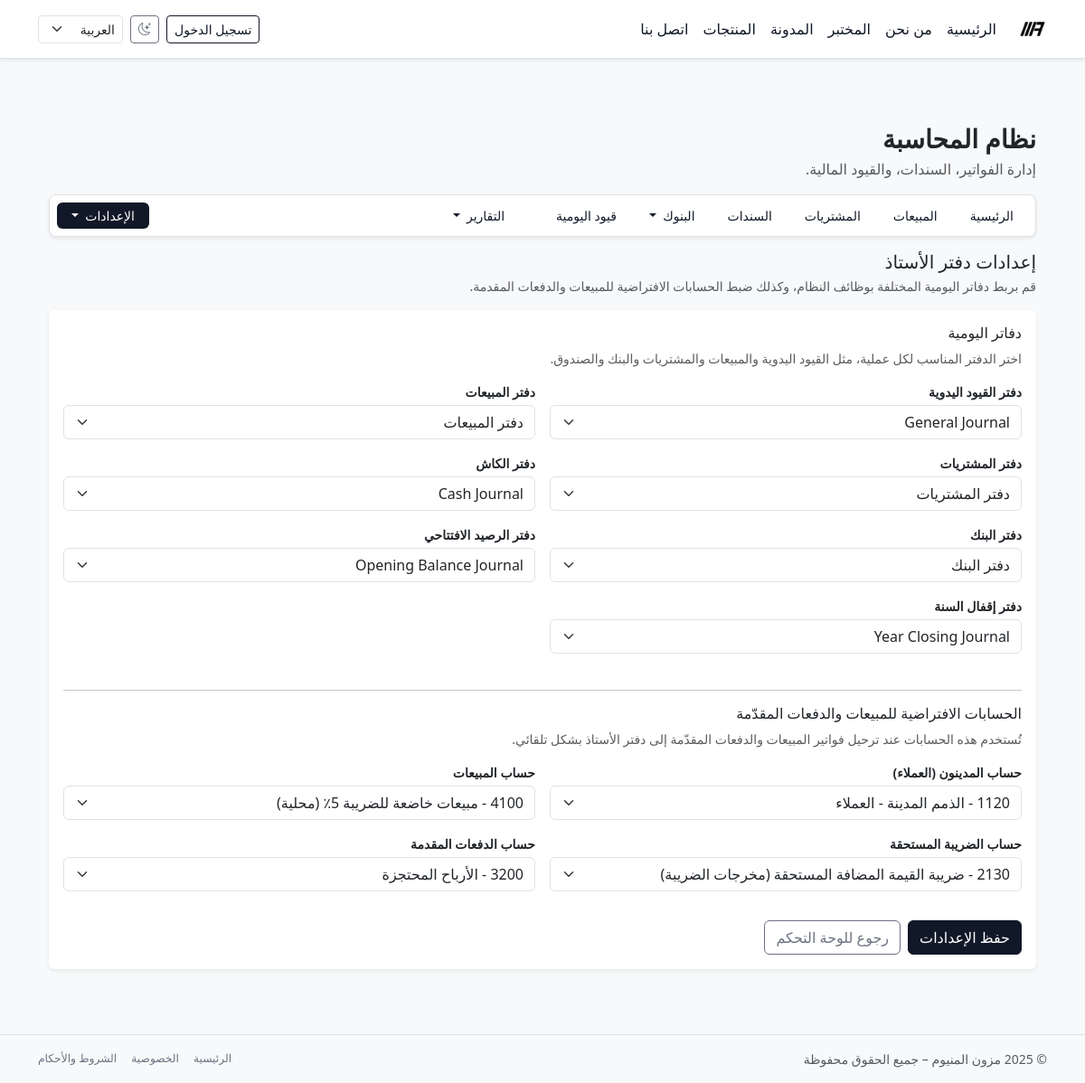
/ar/accounting/settings/journals/, run on the app's committed database.
### accounting/models.py (models this page shows)
class LedgerSettings(models.Model):
    default_manual_journal = models.ForeignKey(
        Journal,
        null=True,
        blank=True,
        on_delete=models.PROTECT,
        related_name="+",
        verbose_name=_("دفتر القيود اليدوية"),
    )
    sales_journal = models.ForeignKey(
        Journal,
        null=True,
        blank=True,
        on_delete=models.PROTECT,
        related_name="+",
        verbose_name=_("دفتر المبيعات"),
    )
    purchase_journal = models.ForeignKey(
        Journal,
        null=True,
        blank=True,
        on_delete=models.PROTECT,
        related_name="+",
        verbose_name=_("دفتر المشتريات"),
    )
    cash_journal = models.ForeignKey(
        Journal,
        null=True,
        blank=True,
        on_delete=models.PROTECT,
        related_name="+",
        verbose_name=_("دفتر الكاش"),
    )
    bank_journal = models.ForeignKey(
        Journal,
        null=True,
        blank=True,
        on_delete=models.PROTECT,
        related_name="+",
        verbose_name=_("دفتر البنك"),
    )
    opening_balance_journal = models.ForeignKey(
        Journal,
        null=True,
        blank=True,
        on_delete=models.PROTECT,
        related_name="+",
        verbose_name=_("دفتر الرصيد الافتتاحي"),
    )
    closing_journal = models.ForeignKey(
        Journal,
        null=True,
        blank=True,
        on_delete=models.PROTECT,
        related_name="+",
        verbose_name=_("دفتر إقفال السنة"),
    )
    sales_receivable_account = models.ForeignKey(
        Account,
        null=True,
        blank=True,
        on_delete=models.PROTECT,
        related_name="+",
        verbose_name=_("حساب المدينون (العملاء)"),
    )
    sales_revenue_0_account = models.ForeignKey(
        Account,
        null=True,
        blank=True,
        on_delete=models.PROTECT,
        related_name="+",
        verbose_name=_("حساب المبيعات"),
    )
    sales_vat_output_account = models.ForeignKey(
        Account,
        null=True,
        blank=True,
        on_delete=models.PROTECT,
        related_name="+",
        verbose_name=_("حساب الضريبة المستحقة"),
    )
    sales_advance_account = models.ForeignKey(
        Account,
        null=True,
        blank=True,
        on_delete=models.PROTECT,
        related_name="+",
        verbose_name=_("حساب الدفعات المقدمة"),
    )
    updated_at = models.DateTimeField(auto_now=True)
    class Meta:
        verbose_name = _("إعدادات الدفاتر")
        verbose_name_plural = _("إعدادات الدفاتر")
    @classmethod
    def get_solo(cls) -> "LedgerSettings":
        obj, _ = cls.objects.get_or_create(pk=1)
        return obj

class Journal(models.Model):
    class Type(models.TextChoices):
        GENERAL = "general", _("عام")
        CASH = "cash", _("كاش")
        BANK = "bank", _("بنك")
        SALES = "sales", _("مبيعات")
        PURCHASE = "purchase", _("مشتريات")
    code = models.CharField(
        max_length=20,
        unique=True,
        verbose_name=_("كود الدفتر"),
    )
    name = models.CharField(
        max_length=100,
        verbose_name=_("اسم الدفتر"),
    )
    type = models.CharField(
        max_length=20,
        choices=Type.choices,
        default=Type.GENERAL,
    )
    is_default = models.BooleanField(default=False)
    is_active = models.BooleanField(default=True)
    objects = JournalManager()
    class Meta:
        ordering = ["code"]
        verbose_name = _("دفتر يومية")
        verbose_name_plural = _("دفاتر اليومية")
    def __str__(self) -> str:
        return f"{self.name}"

### accounting/views.py (the view)
# urls.py: path("settings/journals/", views.ledger_settings_view, name="ledger_settings"),
def ledger_settings_view(request):
    settings = LedgerSettings.get_solo()
    if request.method == "POST":
        form = LedgerSettingsForm(request.POST, instance=settings)
        if form.is_valid():
            form.save()
            messages.success(request, _("تم حفظ إعدادات الدفاتر."))
            return redirect("accounting:ledger_settings")
    else:
        form = LedgerSettingsForm(instance=settings)
    return render(
        request,
        "accounting/settings/ledger_settings_form.html",
        {"form": form, "accounting_section": "settings"},
    )

### accounting/forms.py
class LedgerSettingsForm(BootstrapFormMixin, forms.ModelForm):
    class Meta:
        model = LedgerSettings
        fields = [
            "default_manual_journal",
            "sales_journal",
            "purchase_journal",
            "cash_journal",
            "bank_journal",
            "opening_balance_journal",
            "closing_journal",
            "sales_receivable_account",
            "sales_revenue_0_account",
            "sales_vat_output_account",
            "sales_advance_account",
        ]
    def __init__(self, *args, **kwargs):
        super().__init__(*args, **kwargs)
        if "sales_receivable_account" in self.fields:
            self.fields["sales_receivable_account"].queryset = (
                Account.objects.active().filter(type=Account.Type.ASSET)
            )

### accounting/managers.py (called while the page is built)
    def active(self):
        return self.filter(is_active=True)

### accounting/models.py (called while the page is built)
    def __str__(self) -> str:
        return f"{self.code} - {self.name}"

### core/context_processors/notifications.py (called while the page is built, shortened)
def notifications_context(request):
    user = request.user
    if not user.is_authenticated:
        return {}

### templates/accounting/settings/ledger_settings_form.html (shortened to what this page needs)
{% extends "accounting/base_accounting.html" %}
{% load i18n %}
{% block accounting_content %}
<div class="mb-3 d-flex justify-content-between align-items-center flex-wrap gap-2">
  <div>
    <h2 class="h5 mb-1">{% trans "إعدادات دفتر الأستاذ" %}</h2>
    <p class="text-muted small mb-0">
      {% trans "قم بربط دفاتر اليومية المختلفة بوظائف النظام، وكذلك ضبط الحسابات الافتراضية للمبيعات والدفعات المقدمة." %}
    </p>
  </div>
</div>
<form method="post" class="card card-body shadow-sm border-0">
  <div class="mb-4">
    <h5 class="h6 mb-2">{% trans "دفاتر اليومية" %}</h5>
    <p class="text-muted small mb-3">
      {% trans "اختر الدفتر المناسب لكل عملية، مثل القيود اليدوية والمبيعات والمشتريات والبنك والصندوق." %}
    </p>
    <div class="row g-3 small">
      <div class="col-md-6">
        <label class="form-label form-label-sm fw-semibold mb-1"
               for="{{ form.default_manual_journal.id_for_label }}">
          {{ form.default_manual_journal.label }}
        </label>
        {{ form.default_manual_journal }}
      </div>
      <div class="col-md-6">
        <label class="form-label form-label-sm fw-semibold mb-1"
               for="{{ form.sales_journal.id_for_label }}">
          {{ form.sales_journal.label }}
        </label>
        {{ form.sales_journal }}
      </div>
      <div class="col-md-6">
        <label class="form-label form-label-sm fw-semibold mb-1"
               for="{{ form.purchase_journal.id_for_label }}">
          {{ form.purchase_journal.label }}
        </label>
        {{ form.purchase_journal }}
      </div>
      <div class="col-md-6">
        <label class="form-label form-label-sm fw-semibold mb-1"
               for="{{ form.cash_journal.id_for_label }}">
          {{ form.cash_journal.label }}
        </label>
        {{ form.cash_journal }}
      </div>
      <div class="col-md-6">
        <label class="form-label form-label-sm fw-semibold mb-1"
               for="{{ form.bank_journal.id_for_label }}">
          {{ form.bank_journal.label }}
        </label>
        {{ form.bank_journal }}
      </div>
      <div class="col-md-6">
        <label class="form-label form-label-sm fw-semibold mb-1"
               for="{{ form.opening_balance_journal.id_for_label }}">
          {{ form.opening_balance_journal.label }}
        </label>
        {{ form.opening_balance_journal }}
      </div>
      <div class="col-md-6">
        <label class="form-label form-label-sm fw-semibold mb-1"
               for="{{ form.closing_journal.id_for_label }}">
          {{ form.closing_journal.label }}
        </label>
        {{ form.closing_journal }}
      </div>
    </div>
  </div>
  <hr class="my-3">
  <div class="mb-2">
    <h5 class="h6 mb-2">{% trans "الحسابات الافتراضية للمبيعات والدفعات المقدّمة" %}</h5>
    <p class="text-muted small mb-3">
      {% trans "تُستخدم هذه الحسابات عند ترحيل فواتير المبيعات والدفعات المقدّمة إلى دفتر الأستاذ بشكل تلقائي." %}
    </p>
    <div class="row g-3 small">
      <div class="col-md-6">
        <label class="form-label form-label-sm fw-semibold mb-1"
               for="{{ form.sales_receivable_account.id_for_label }}">
          {{ form.sales_receivable_account.label }}
        </label>
        {{ form.sales_receivable_account }}
      </div>
      <div class="col-md-6">
        <label class="form-label form-label-sm fw-semibold mb-1"
               for="{{ form.sales_revenue_0_account.id_for_label }}">
          {{ form.sales_revenue_0_account.label }}
        </label>
        {{ form.sales_revenue_0_account }}
      </div>
      <div class="col-md-6">
        <label class="form-label form-label-sm fw-semibold mb-1"
               for="{{ form.sales_vat_output_account.id_for_label }}">
          {{ form.sales_vat_output_account.label }}
        </label>
        {{ form.sales_vat_output_account }}
      </div>
      <div class="col-md-6">
        <label class="form-label form-label-sm fw-semibold mb-1"
               for="{{ form.sales_advance_account.id_for_label }}">
          {{ form.sales_advance_account.label }}
        </label>
        {{ form.sales_advance_account }}
      </div>
    </div>
  </div>
  <div class="mt-4 d-flex gap-2">
    <button type="submit" class="btn btn-primary">
      {% trans "حفظ الإعدادات" %}
    </button>
    <a href="{% url 'accounting:dashboard' %}" class="btn btn-outline-secondary">
      {% trans "رجوع للوحة التحكم" %}
    </a>
  </div>
</form>
{% endblock %}

### static/css/mazoon_style.css (style rules this page uses)
:root, [data-bs-theme="light"] { --bs-link-color: #111827; --bs-link-color-rgb: 17, 24, 39; --bs-link-hover-color: #020617; --bs-link-hover-color-rgb: 2, 6, 23; --bs-primary: #111827; --bs-primary-rgb: 17, 24, 39; --bs-secondary: #6b7280; --bs-secondary-rgb: 107, 114, 128; }
[data-bs-theme="light"] .btn-primary { --bs-btn-bg: #111827; --bs-btn-border-color: #111827; --bs-btn-color: #fff; --bs-btn-hover-bg: #020617; --bs-btn-hover-border-color: #020617; }
[data-bs-theme="light"] .btn-outline-secondary { --bs-btn-color: #6b7280; --bs-btn-border-color: #6b7280; --bs-btn-hover-color: #fff; --bs-btn-hover-bg: #6b7280; --bs-btn-hover-border-color: #6b7280; }

### data on the page
LedgerSettings: default_manual_journal "General Journal", sales_journal "دفتر المبيعات", purchase_journal "دفتر المشتريات", cash_journal "Cash Journal", bank_journal "دفتر البنك", opening_balance_journal "Opening Balance Journal", closing_journal "Year Closing Journal", sales_receivable_account "1120 - الذمم المدينة - العملاء", sales_revenue_0_account "4100 - مبيعات خاضعة للضريبة 5٪ (محلية)", sales_vat_output_account "2130 - ضريبة القيمة المضافة المستحقة (مخرجات الضريبة)", sales_advance_account "3200 - الأرباح المحتجزة"
Journal: sales_journal.label "دفتر المبيعات"
Journal: purchase_journal.label "دفتر المشتريات"
Journal: bank_journal.label "دفتر البنك"
